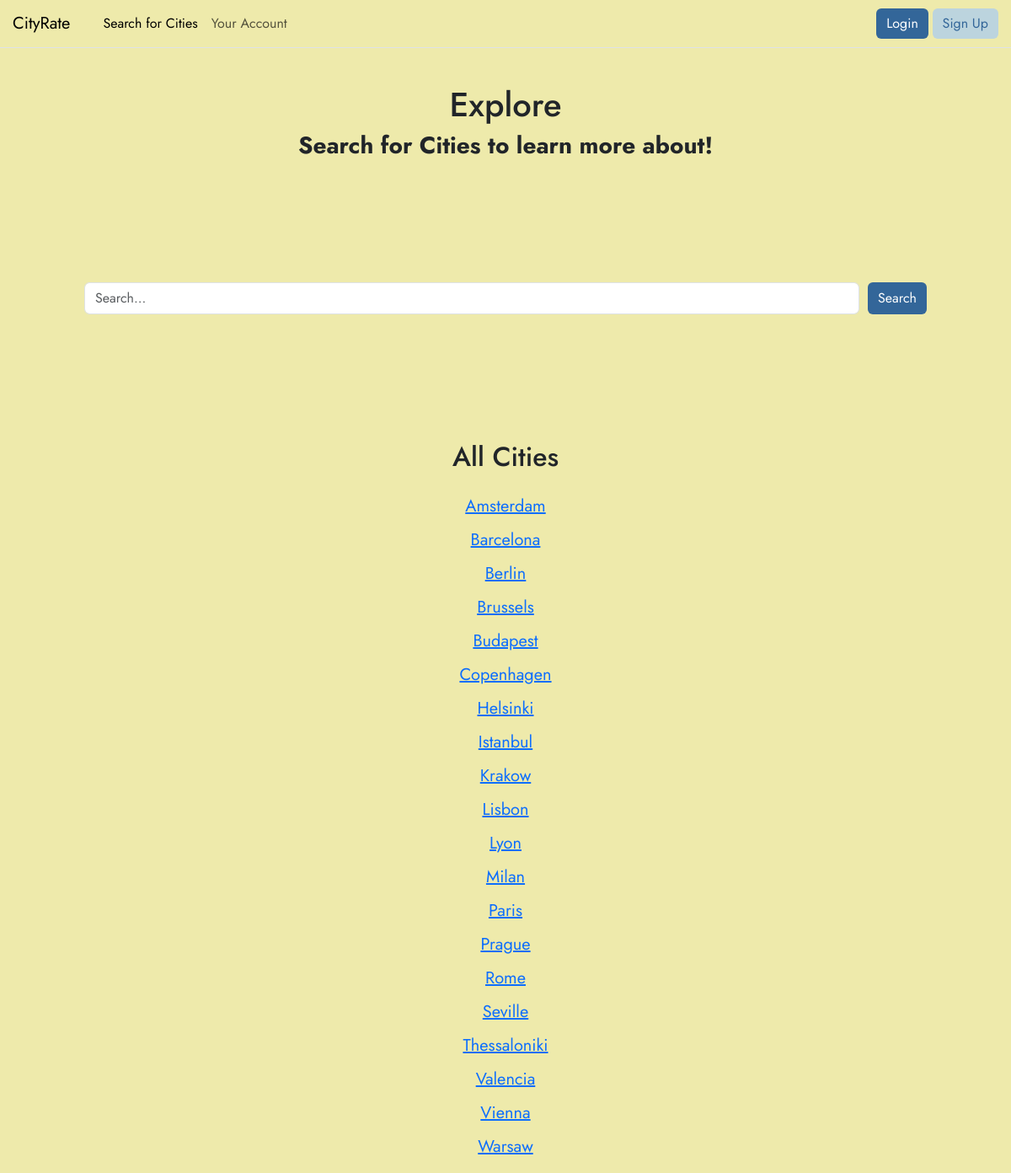
Screenshot of /search with the database file from the repository.
### tables this page shows
CREATE TABLE city (
    name TEXT PRIMARY KEY NOT NULL,
    description TEXT NOT NULL,
    image_path TEXT
);

### app.py (the view)
@app.route('/search', methods=['GET', 'POST'])
def search():
    form = SearchCityForm()
    db_con = get_db_con()
    if form.validate_on_submit():
        city = form.cityField.data.strip()
        return redirect(url_for('city_view', city_name=city))
    cities = db_con.execute('SELECT name FROM city ORDER BY name ASC').fetchall()
    return render_template('search.html', form=form, cities=cities)

### forms.py
class SearchCityForm(FlaskForm):
    cityField = StringField(validators=[InputRequired()])
    submit = SubmitField('Search')

### db.py (called while the page is built)
def get_db_con(pragma_foreign_keys = True):
    if 'db_con' not in g:
        g.db_con = sqlite3.connect(
            current_app.config['DATABASE'],
            detect_types=sqlite3.PARSE_DECLTYPES
        )
        g.db_con.row_factory = sqlite3.Row
        if pragma_foreign_keys:
            g.db_con.execute('PRAGMA foreign_keys = ON;')
    return g.db_con

def close_db_con(e=None):
    db_con = g.pop('db_con', None)
    if db_con is not None:
        db_con.close()

### templates/search.html (shortened to what this page needs)
{% from 'bootstrap5/nav.html' import render_nav_item %}
<!DOCTYPE html>
<html>
<head>
    {{ bootstrap.load_css() }}
<link rel="stylesheet" href="{{ url_for('static', filename='css/style.css') }}">
</head>
<body>
  <nav class="navbar navbar-expand-xl border-bottom mb-3 fixed-top">
        <div class="container-fluid px-0">
            <a class="navbar-brand" href="{{ url_for('home') }}"  style ="padding-left: 15px;" >CityRate</a>
            <div class="collapse navbar-collapse" id="menu">
    <ul class="navbar-nav me-auto mb-2 mb-lg-0" style="padding-left: 15px;">
        {{ render_nav_item('search', 'Search for Cities') }}
        {{ render_nav_item('profile', 'Your Account') }}
    </ul>
    <div>
    <a href="{{ url_for('login') }}" class="btn custom-button1">Login</a>
    <a href="{{ url_for('register') }}" class="btn custom-button2">Sign Up</a>
    </div>
</div>
        </div>
    </nav>
    <header>
        <h1>Explore</h1>
        <h3 class="text" style="font-weight: bold; margin-bottom: 15px">Search for Cities to learn more about!</h3>
    </header>
    <main>
    <form method="POST" action="{{ url_for('search') }}" style="display: flex; justify-content: center; gap: 10px; margin-top: 30px; margin-left: 100px; margin-right: 100px">
    {{ form.cityField(class="form-control", placeholder="Search...") }}
    {{ form.submit(class="btn btn-primary custom-button1") }}
   </form>
    <div style="margin-top: 150px; text-align: center;">
    <h2>All Cities</h2>
    <ul style="list-style: none; padding: 0; margin-top: 25px; font-size: 1.25rem;">
      {% for city in cities %}
        <li style="margin-bottom: 10px;">
          <a href="{{ url_for('city_view', city_name=city.name) }}">{{ city.name }}</a>
        </li>
      {% endfor %}
    </ul>
  </div>
    </main>
</body>
</html>

### static/css/style.css (style rules this page uses)
h1, h2, h3, h4, h5, h6 { text-align: center; }
body { padding-top: 100px; background-color: #EEEAAB; font-family: 'Jost', sans-serif; }
main { background-color: #EEEAAB; font-family: 'Jost', sans-serif; text-align: center; padding-top: 100px; }
nav.navbar { background-color: #EEEAAB; opacity: 1; }
.custom-button1 { background-color: #336699; color: white; border: none; }
.custom-button2 { background-color: #BCD4DE; color: #336699; border: #336699; margin-right: 15px; }

### rows the page displays
city: name "Amsterdam"
city: name "Barcelona"
city: name "Berlin"
city: name "Brussels"
city: name "Budapest"
city: name "Copenhagen"
city: name "Helsinki"
city: name "Istanbul"
city: name "Krakow"
city: name "Lisbon"
city: name "Lyon"
city: name "Milan"
city: name "Paris"
city: name "Prague"
city: name "Rome"
city: name "Seville"
city: name "Thessaloniki"
city: name "Valencia"
city: name "Vienna"
city: name "Warsaw"

### other values shown
{{ render_nav_item('search', 'Search for Cities') }} "Search for Cities"
{{ render_nav_item('profile', 'Your Account') }} "Your Account"
